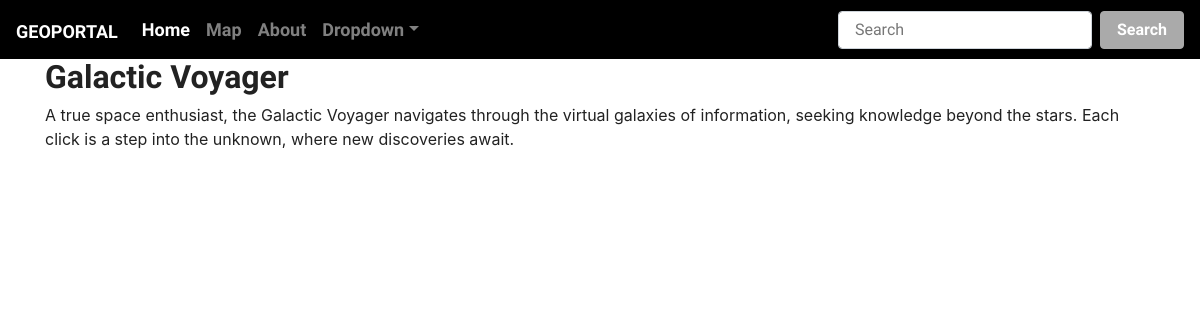
Page /articles/2/ on the committed database.
### MyGIS/models.py (models this page shows, shortened)
class Articles(models.Model):
    title = models.CharField(max_length=200)
    text = models.TextField()
    user = models.ForeignKey(User, on_delete=models.DO_NOTHING)

### MyGIS/views.py (the view)
# urls.py: re_path(r'^articles/(?P<article_id>[0-9]+)/$', views.show_articles, name='article'),
def show_articles(request, article_id):
    article = get_object_or_404(Articles, id=article_id)
    return render(request, 'MyGIS/article.html', {'article': article})

### MyGIS/templates/MyGIS/article.html (shortened to what this page needs)
{% extends 'MyGIS/base.html' %}
{% block content %}
    <h2> {{ article.title}}</h2>
    <p>{{ article.text | safe }}</p>
{% endblock %}

### rows in the picture
Articles: title "Galactic Voyager", text "A true space enthusiast, the Galactic Voyager navigates through the virtual galaxies of information, seeking knowledge beyond the stars. Each click is a step into the unknown, where new discoveries await."
